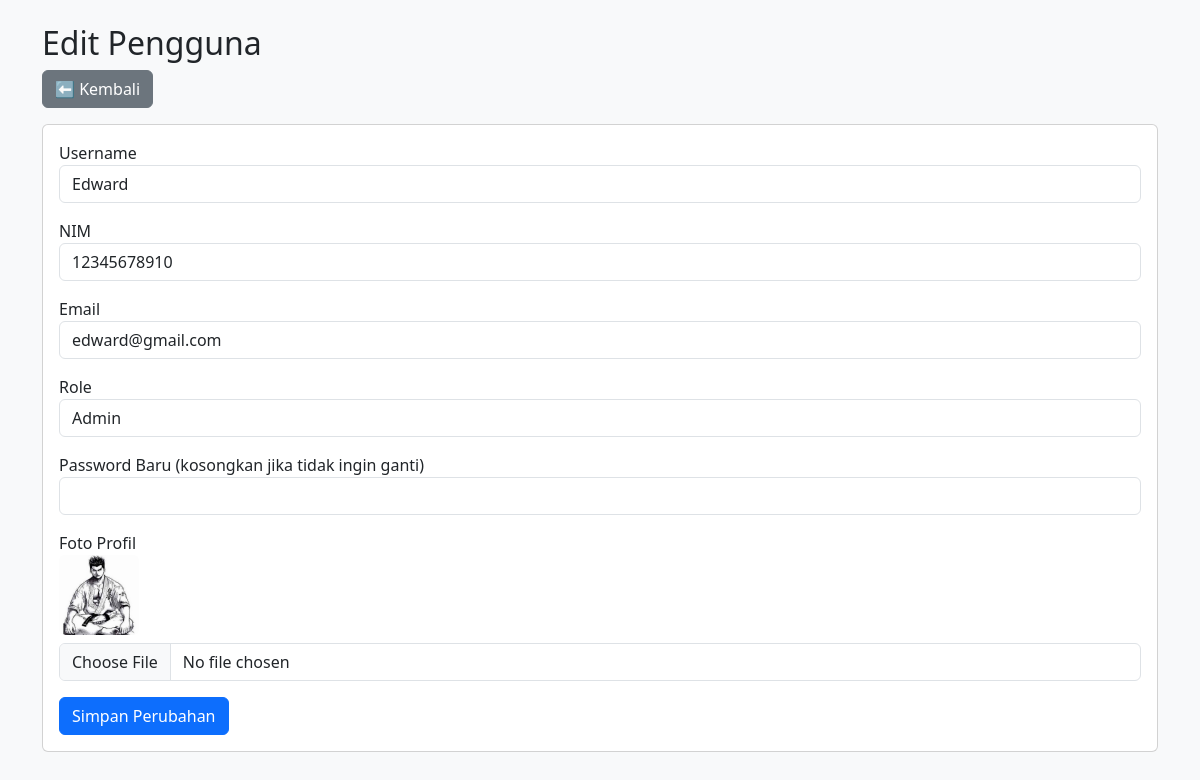
The app's page /edit_pengguna.php?id=1 with its own data.
### tables this page shows
CREATE TABLE `users` (
  `id` int(11) NOT NULL,
  `username` varchar(100) NOT NULL,
  `nim` varchar(100) DEFAULT NULL,
  `email` varchar(255) NOT NULL,
  `phone` varchar(15) DEFAULT NULL,
  `password` varchar(255) NOT NULL,
  `role` enum('admin','user') NOT NULL DEFAULT 'user',
  `device_id` varchar(255) DEFAULT NULL,
  `is_registered_via_scan` tinyint(1) DEFAULT 0,
  `profile_picture` varchar(255) DEFAULT 'img/default_profile.png',
  `created_at` timestamp NOT NULL DEFAULT current_timestamp(),
  `updated_at` timestamp NOT NULL DEFAULT current_timestamp() ON UPDATE current_timestamp()
);

### edit_pengguna.php (the view, shortened to what this page needs)
<?php
include 'includes/db.php';
$id = $_GET['id'];
$result = mysqli_query($conn, "SELECT * FROM users WHERE id='$id'");
$user = mysqli_fetch_assoc($result);
?>
<!DOCTYPE html>
<html lang="id">
<head>
    <link href="https://cdn.jsdelivr.net/npm/bootstrap@5.3.2/dist/css/bootstrap.min.css" rel="stylesheet">
</head>
<body class="bg-light">
<div class="container mt-4">
    <h2>Edit Pengguna</h2>
    <a href="manajemen_pengguna.php" class="btn btn-secondary mb-3">⬅ Kembali</a>
    <div class="card">
        <div class="card-body">
            <form method="POST" enctype="multipart/form-data">
                <div class="mb-3">
                    <label>Username</label>
                    <input type="text" name="username" value="<?= $user['username']; ?>" class="form-control" required>
                </div>
                <div class="mb-3">
                    <label>NIM</label>
                    <input type="text" name="nim" value="<?= $user['nim']; ?>" class="form-control">
                </div>
                <div class="mb-3">
                    <label>Email</label>
                    <input type="email" name="email" value="<?= $user['email']; ?>" class="form-control">
                </div>
                <div class="mb-3">
                    <label>Role</label>
                    <select name="role" class="form-control">
                        <option value="admin" <?= ($user['role'] == 'admin') ? 'selected' : ''; ?>>Admin</option>
                    </select>
                </div>
                <div class="mb-3">
                    <label>Password Baru (kosongkan jika tidak ingin ganti)</label>
                    <input type="password" name="password" class="form-control">
                </div>
                <div class="mb-3">
                    <label>Foto Profil</label><br>
                    <img src="<?= $user['profile_picture']; ?>" width="80" class="mb-2 rounded">
                    <input type="file" name="profile_picture" class="form-control">
                </div>
                <button type="submit" class="btn btn-primary">Simpan Perubahan</button>
            </form>
        </div>
    </div>
</div>
</body>
</html>

### records on screen
users: username "Edward", nim "12345678910", email "edward@gmail.com", role "Admin", profile_picture (picture)
